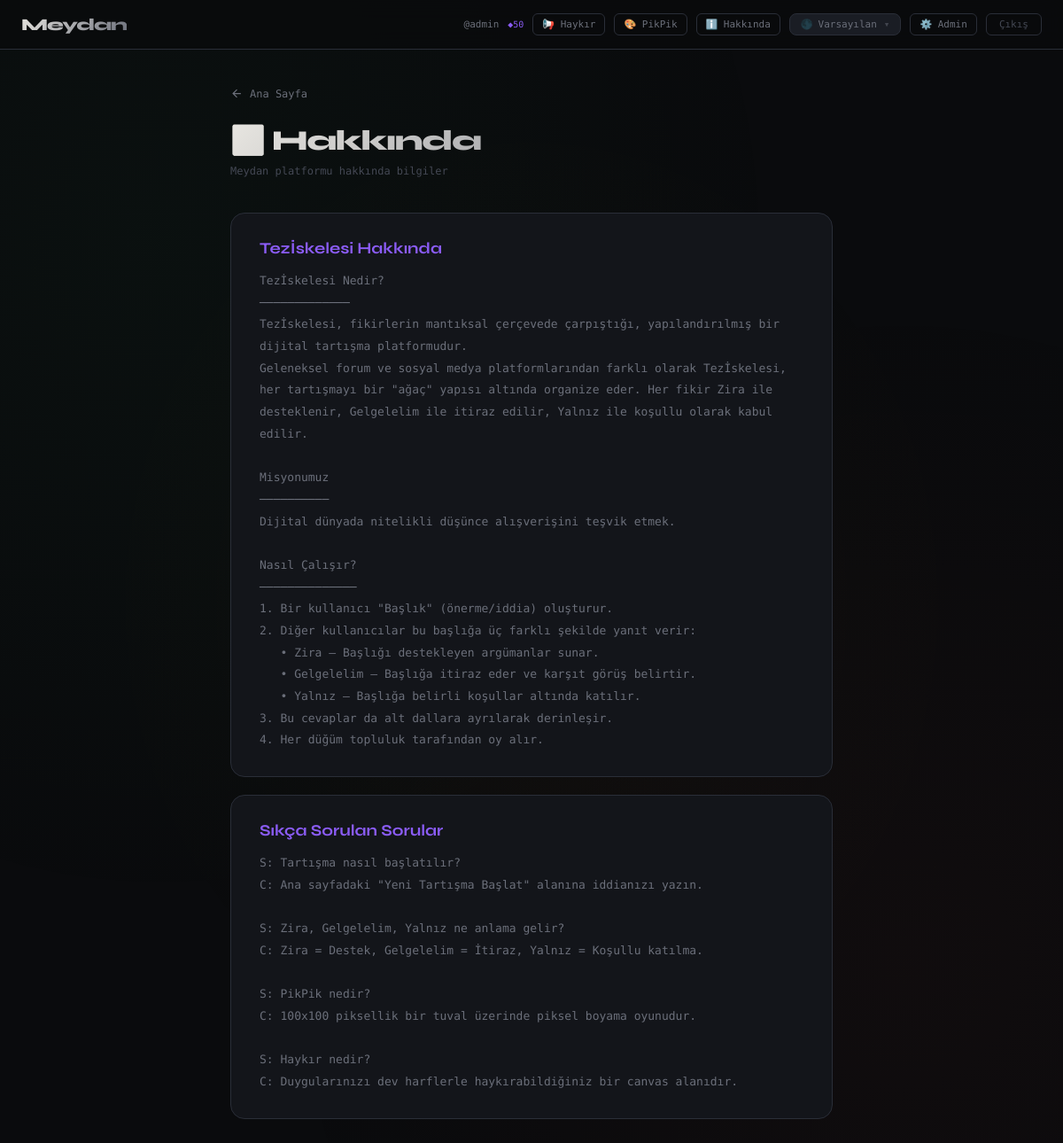
The page /about (signed in) on the database its author committed.
### tables this page shows
CREATE TABLE users (
            id INTEGER PRIMARY KEY AUTOINCREMENT,
            username TEXT UNIQUE NOT NULL,
            email TEXT UNIQUE,
            password TEXT NOT NULL,
            is_admin INTEGER DEFAULT 0,
            is_banned INTEGER DEFAULT 0,
            pik_balance INTEGER DEFAULT 50,
            theme TEXT DEFAULT 'dark',
            created_at TEXT DEFAULT CURRENT_TIMESTAMP
        );

CREATE TABLE site_content (
            id INTEGER PRIMARY KEY AUTOINCREMENT,
            key TEXT UNIQUE NOT NULL,
            title TEXT DEFAULT '',
            body TEXT DEFAULT '',
            updated_at TEXT DEFAULT CURRENT_TIMESTAMP
        );

### app.py (the view)
@app.route('/about')
def about():
    conn = get_db()
    items = conn.execute('SELECT * FROM site_content ORDER BY id ASC').fetchall()
    return render_template('about.html', items=items)

### app.py (called while the page is built)
def get_db():
    conn = sqlite3.connect(DB)
    conn.row_factory = sqlite3.Row
    conn.execute("PRAGMA foreign_keys = ON")
    return conn

### templates/about.html (shortened to what this page needs)
{% extends 'base.html' %}
{% block content %}
<div class="wrap">
  <a class="back-btn" href="/">
    <svg viewBox="0 0 24 24" fill="none" stroke="currentColor" stroke-width="2" width="15" height="15"><path d="M19 12H5M12 19l-7-7 7-7"/></svg>
    Ana Sayfa
  </a>
  <div class="page-title">ℹ️ Hakkında</div>
  <div class="page-sub">Meydan platformu hakkında bilgiler</div>
  {% for item in items %}
  <div class="content-card">
    <div class="content-title">{{ item.title }}</div>
    <div class="content-body">{{ item.body }}</div>
  </div>
  {% endfor %}
</div>
{% endblock %}

### templates/base.html (shortened to what this page needs)
<!DOCTYPE html>
<html lang="tr" data-theme="dark">
<head>
</head>
<body>
<nav class="topbar">
  <a class="topbar-brand" href="/">Meydan</a>
  <div class="topbar-right">
    {% if session.username %}
      <span class="topbar-user"><a href="/profile/{{ session.username }}">@{{ session.username }}</a></span>
    {% endif %}
    {% if session.username %}
      <span style="font-size:10px;color:var(--accent);font-family:var(--font-ui);">◆{{ pik_balance }}</span>
    {% endif %}
    <a class="topbar-link" href="/haykir">📢 Haykır</a>
    <a class="topbar-link" href="/pikpik">🎨 PikPik</a>
    <a class="topbar-link" href="/about">ℹ️ Hakkında</a>
    <div class="theme-toggle" id="themeToggle">
      <button class="theme-btn" onclick="toggleThemePanel()">
        <span id="themeEmoji">🌑</span><span id="themeName">Varsayılan</span><span style="opacity:.5;margin-left:2px;">▾</span>
      </button>
    </div>
    {% if session.username %}
      {% if session.is_admin %}<a class="topbar-link" href="/admin">⚙️ Admin</a>{% endif %}
      <a class="btn-logout" href="/logout">Çıkış</a>
    {% endif %}
  </div>
</nav>
{% block content %}{% endblock %}
</body>
</html>

### templates/base.html (style rules this page uses)
[data-theme="dark"] { --bg:#0a0b0d;--surface:#13151a;--surface-2:#1a1d24;--surface-3:#22262f;--border:#2a2e38;--text-primary:#e8e6e1;--text-muted:#6b6f7a;--text-dim:#444854;--green:#2ecc71;--green-bg:rgba(46,204,113,.08);--green-border:rgba(46,204,113,.3);--green-glow:rgba(46,204,113,.15);--red:#e74c3c;--red-bg:rgba(231,76,60,.08);--red-border:rgba(231,76,60,.3);--red-glow:rgba(231,76,60,.15);--yellow:#f1c40f;--yellow-bg:rgba(241,196,15,.08);--yellow-border:rgba(241,196,15,.3);--yellow-glow:rgba(241,196,15,.15);--accent:#8b5cf6;--accent-bg:rgba(139,92,246,.1);--topbar-bg:rgba(10,11,13,.92);--font-ui:'DM Mono',monospace;--font-display:'Syne',sans-serif;--card-radius:12px;--brand-gradient:linear-gradient(135deg,#e8e6e1,#6b6f7a); }
* { margin:0;padding:0;box-sizing:border-box; }
body { background:var(--bg);color:var(--text-primary);font-family:var(--font-ui);min-height:100vh;overflow-x:hidden;transition:background .35s,color .35s; }
body::before { content:'';position:fixed;inset:0;pointer-events:none;z-index:0; }
[data-theme="dark"] body::before { background:radial-gradient(ellipse at 15% 20%,rgba(46,204,113,.03) 0%,transparent 50%),radial-gradient(ellipse at 85% 80%,rgba(231,76,60,.03) 0%,transparent 50%),radial-gradient(ellipse at 50% 50%,rgba(241,196,15,.02) 0%,transparent 60%); }
.topbar { position:sticky;top:0;z-index:100;background:var(--topbar-bg);backdrop-filter:blur(12px);-webkit-backdrop-filter:blur(12px);border-bottom:1px solid var(--border);display:flex;align-items:center;justify-content:space-between;padding:0 24px;height:56px;transition:background .35s; }
.topbar-brand { font-family:var(--font-display);font-weight:800;font-size:19px;letter-spacing:-1px;text-decoration:none;background:var(--brand-gradient,none);-webkit-background-clip:text;-webkit-text-fill-color:transparent;background-clip:text;color:var(--text-primary);transition:opacity .2s; }
[data-theme="dark"] .topbar-brand { background:linear-gradient(135deg,#e8e6e1,#6b6f7a);-webkit-background-clip:text;background-clip:text;-webkit-text-fill-color:transparent; }
.topbar-right { display:flex;align-items:center;gap:10px; }
.topbar-user { font-size:11px;color:var(--text-muted); }
.topbar-user a { color:var(--text-muted);text-decoration:none;transition:color .2s; }
.topbar-link { font-size:11px;color:var(--text-muted);text-decoration:none;padding:5px 10px;border-radius:6px;border:1px solid var(--border);transition:all .2s;font-family:var(--font-ui); }
.btn-logout { font-size:11px;color:var(--text-dim);background:none;border:1px solid var(--border);padding:5px 14px;border-radius:6px;cursor:pointer;font-family:var(--font-ui);transition:all .2s;text-decoration:none;display:inline-flex;align-items:center; }
.theme-toggle { position:relative; }
.theme-btn { display:flex;align-items:center;gap:6px;padding:5px 12px;background:var(--surface-2);border:1px solid var(--border);border-radius:8px;color:var(--text-muted);font-family:var(--font-ui);font-size:11px;cursor:pointer;transition:all .2s;white-space:nowrap; }

### templates/about.html (style rules this page uses)
.wrap { position:relative;z-index:1;max-width:720px;margin:0 auto;padding:36px 20px 80px; }
.page-title { font-family:'Syne',sans-serif;font-size:32px;font-weight:800;letter-spacing:-1.5px; margin-bottom:8px;background:linear-gradient(135deg,var(--text-primary),var(--text-muted)); -webkit-background-clip:text;-webkit-text-fill-color:transparent;background-clip:text; }
.page-sub { font-size:12px;color:var(--text-dim);margin-bottom:40px; }
.content-card { background:var(--surface);border:1px solid var(--border);border-radius:16px; padding:28px 32px;margin-bottom:20px;animation:fadeUp .5s ease; }
.content-title { font-family:'Syne',sans-serif;font-size:18px;font-weight:700;margin-bottom:14px; color:var(--accent); }
.content-body { font-size:13px;line-height:1.9;color:var(--text-muted);white-space:pre-wrap; }
.back-btn { display:inline-flex;align-items:center;gap:7px;font-size:12px;color:var(--text-muted); background:none;border:none;cursor:pointer;font-family:'DM Mono',monospace;padding:6px 0; transition:color .2s;text-decoration:none;margin-bottom:20px; }

### rows shown on the page
users: username "admin"
site_content: title "Tezİskelesi Hakkında", body "Tezİskelesi Nedir? ───────────── Tezİskelesi, fikirlerin mantıksal çerçevede çarpıştığı, yapılandırılmış bir dijital tartışma platformudur. Geleneksel forum ve sosyal medya platformlarından farklı olarak Tezİskelesi, her tartışmayı bir \"ağaç\" yapısı altında organize eder. Her fikir Zira ile desteklenir, Gelgelelim ile itiraz edilir, Yalnız ile koşullu olarak kabul edilir. Misyonumuz ────────── Dijital dünyada nitelikli düşünce alışverişini teşvik etmek. Nasıl Çalışır? ────────────── 1. Bir kullanıcı \"Başlık\" (önerme/iddia) oluşturur. 2. Diğer kullanıcılar bu başlığa üç farklı şekilde yanıt verir: • Zira — Başlığı destekleyen argümanlar sunar. • Gelgelelim — Başlığa itiraz eder ve karşıt…"
site_content: title "Sıkça Sorulan Sorular", body "S: Tartışma nasıl başlatılır? C: Ana sayfadaki \"Yeni Tartışma Başlat\" alanına iddianızı yazın. S: Zira, Gelgelelim, Yalnız ne anlama gelir? C: Zira = Destek, Gelgelelim = İtiraz, Yalnız = Koşullu katılma. S: PikPik nedir? C: 100x100 piksellik bir tuval üzerinde piksel boyama oyunudur. S: Haykır nedir? C: Duygularınızı dev harflerle haykırabildiğiniz bir canvas alanıdır."

### other values the page prints
{{ pik_balance }} "50"
